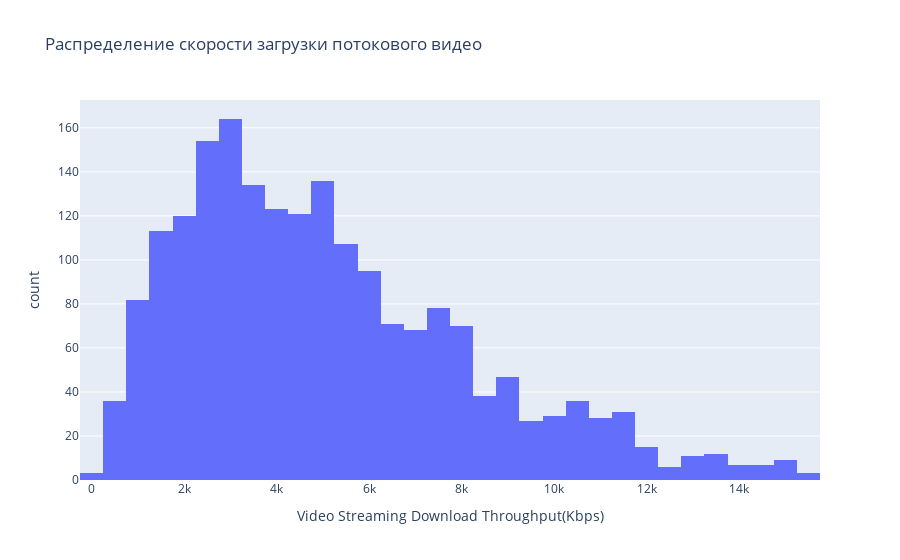

The code cell stored with this chart in its notebook:
### Code cell
fig = px.histogram(data_Q1_Out, x='Video Streaming Download Throughput(Kbps)',
                   title='Распределение скорости загрузки потокового видео')
fig.show()

### Figure 1 — Plotly figure (JSON) as saved in the notebook; plotly's stock layout.template omitted (floating-point values rounded to 4 significant figures; data arrays with more than 128 entries replaced by an {"elided": "..."} marker saying what was removed)
{"data": [{"alignmentgroup": "True", "bingroup": "x", "hovertemplate": "Video Streaming Download Throughput(Kbps)=%{x}<br>count=%{y}<extra></extra>", "legendgroup": "", "marker": {"color": "#636efa"}, "name": "", "offsetgroup": "", "orientation": "v", "showlegend": false, "type": "histogram", "x": {"elided": "1981 float values"}, "xaxis": "x", "yaxis": "y"}], "layout": {"barmode": "relative", "legend": {"tracegroupgap": 0}, "title": {"text": "Распределение скорости загрузки потокового видео"}, "xaxis": {"anchor": "y", "domain": [0, 1], "title": {"text": "Video Streaming Download Throughput(Kbps)"}}, "yaxis": {"anchor": "x", "domain": [0, 1], "title": {"text": "count"}}}}
